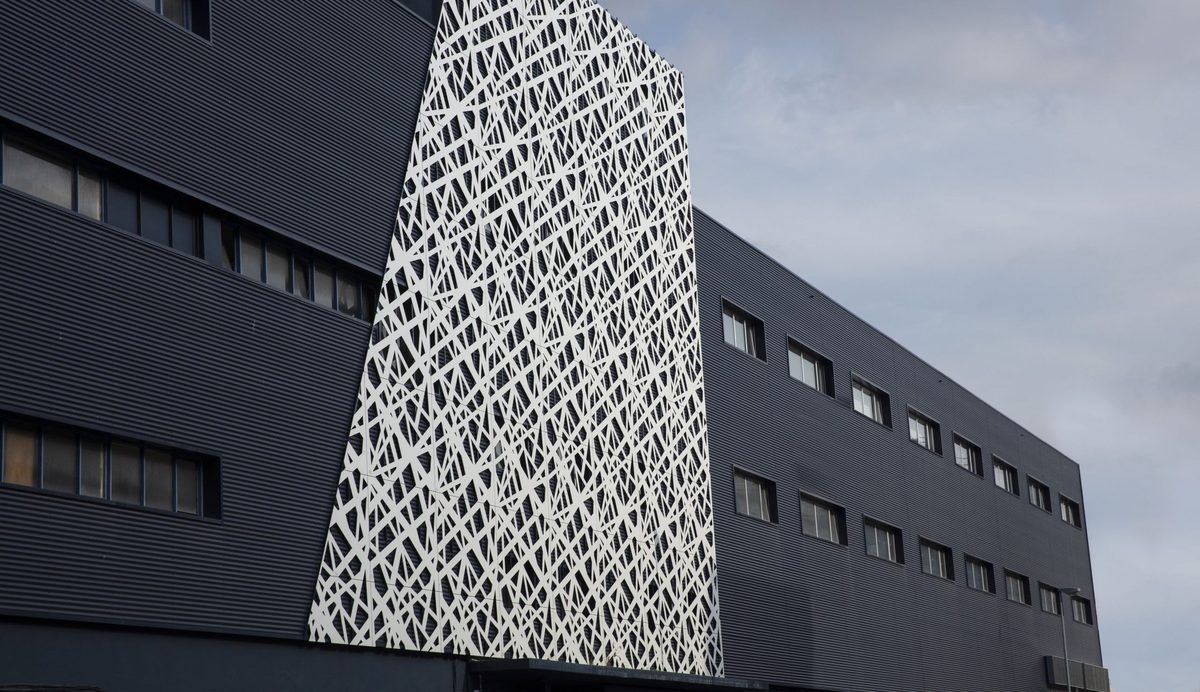
#> input picture vigo.jpg, 1200 x 692 px
$ python og-images.py
#> lines starting #> are read from the running program, lines starting #| are printed output that depends on the picture
# Uso: python tools/og-images.py  (regenera assets/og/*.jpg a partir de logos/ y vigo.jpg)
# Genera las imágenes para compartir (1200x630) en assets/og/: fondo azul marino de la marca, logo del producto y logo de Marexi.
import os, json
from PIL import Image, ImageDraw, ImageFilter
ROOT = os.path.dirname(os.path.dirname(os.path.abspath(__file__)))
OUT = os.path.join(ROOT, 'assets', 'og'); os.makedirs(OUT, exist_ok=True)
W, H = 1200, 630
NAVY = (6, 15, 29); NAVY2 = (12, 36, 62); CYAN = (55, 198, 201); ACCENT = (255, 106, 77)
CARDS = {  # nombre de imagen -> logo del producto (None = solo Marexi)
 'marexi': None, 'pinger': 'pinger', 'anisakischeck': 'anisakischeck', 'scanisakis': 'scanisakis',
 'matrixled': 'matrixled', 'retroled': 'retroled', 'uvpress': 'uvpress', 'aquadef': 'aquadef',
 'tedepad': 'tedepad', 'tunascan': 'tunascan', 'hydrophones': 'hydrophones', 'acoustic-tank': 'acoustic-water-tank',
 'cylinder': 'cylinder', 'usv-victoria': 'usv-victoria', 'dual-use': 'dual-use', 'seasampler': 'seasampler',
 'tclean': 'tclean', 'sfs': 'sfs', 'c-tuna': 'c-tuna', 'bioacoustics': 'bioacoustics',
 'contaminants': 'contaminants', 'shark-bycatch': 'shark-bycatch'}

def fondo():
    im = Image.new('RGB', (W, H), NAVY)
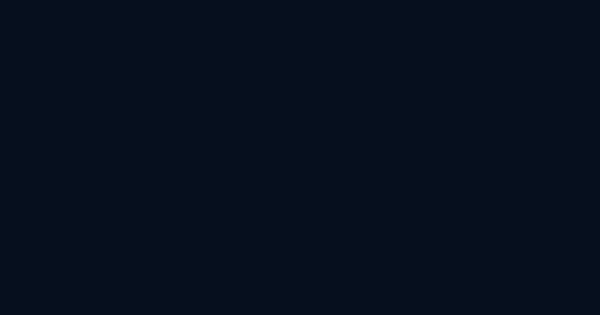
#> im: PIL image 1200x630 RGB (shown at 1/2 size); mean R, G, B 6, 15, 29
    g = Image.new('L', (W, H), 0); d = ImageDraw.Draw(g)
    d.ellipse((W * 0.45, -H * 0.6, W * 1.35, H * 0.9), fill=255)
    g = g.filter(ImageFilter.GaussianBlur(160))
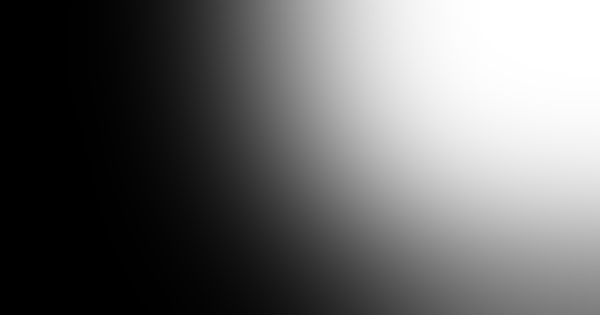
#> g: PIL image 1200x630 L (shown at 1/2 size); min 0, max 255, mean 104.2
    im = Image.composite(Image.new('RGB', (W, H), NAVY2), im, g)
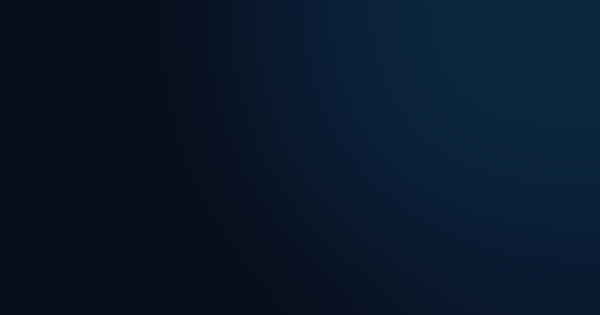
#> im: PIL image 1200x630 RGB (shown at 1/2 size); mean R, G, B 8.4, 23.6, 42.5
    d = ImageDraw.Draw(im)
    d.rectangle((0, H - 10, W, H), fill=CYAN); d.rectangle((0, H - 10, 220, H), fill=ACCENT)
    return im

def pegar(im, path, box_w, box_h, cx, cy):
    lg = Image.open(path).convert('RGBA'); k = min(box_w / lg.width, box_h / lg.height, 2.6)
    lg = lg.resize((int(lg.width * k), int(lg.height * k)), Image.LANCZOS)
    im.paste(lg, (int(cx - lg.width / 2), int(cy - lg.height / 2)), lg)

mx = os.path.join(ROOT, 'logo_marexi_light.png')
for name, logo in CARDS.items():
    im = fondo()
    if logo:
        pegar(im, os.path.join(ROOT, 'logos', logo + '.png'), 860, 300, W / 2, H / 2 - 35)
        pegar(im, mx, 230, 92, W / 2, H - 95)
    else:
        ph = Image.open(os.path.join(ROOT, 'vigo.jpg')).convert('RGB'); k = max(W / ph.width, H / ph.height)
#> further down, ph is the input picture: PIL image 1200x692 RGB; mean R, G, B 104.9, 108.6, 117.1
        ph = ph.resize((int(ph.width * k), int(ph.height * k)), Image.LANCZOS); x = (ph.width - W) // 2; y = (ph.height - H) // 2
        ph = ph.crop((x, y, x + W, y + H)); im = Image.blend(ph, Image.new('RGB', (W, H), NAVY), 0.62)
#> after `ph = ph.crop((x, y, x + W, y + H))`:
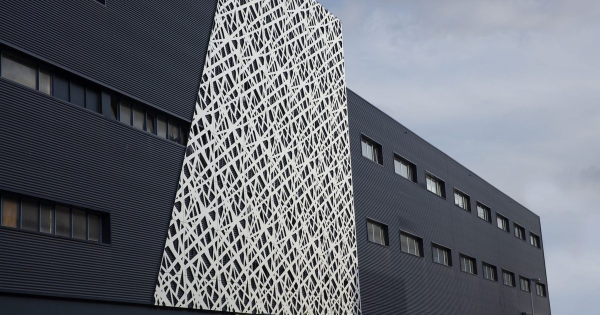
#> ph: PIL image 1200x630 RGB (shown at 1/2 size); mean R, G, B 107.2, 110.8, 119
#> after `im = Image.blend(ph, Image.new('RGB', (W, H), NAVY), 0.62)`:
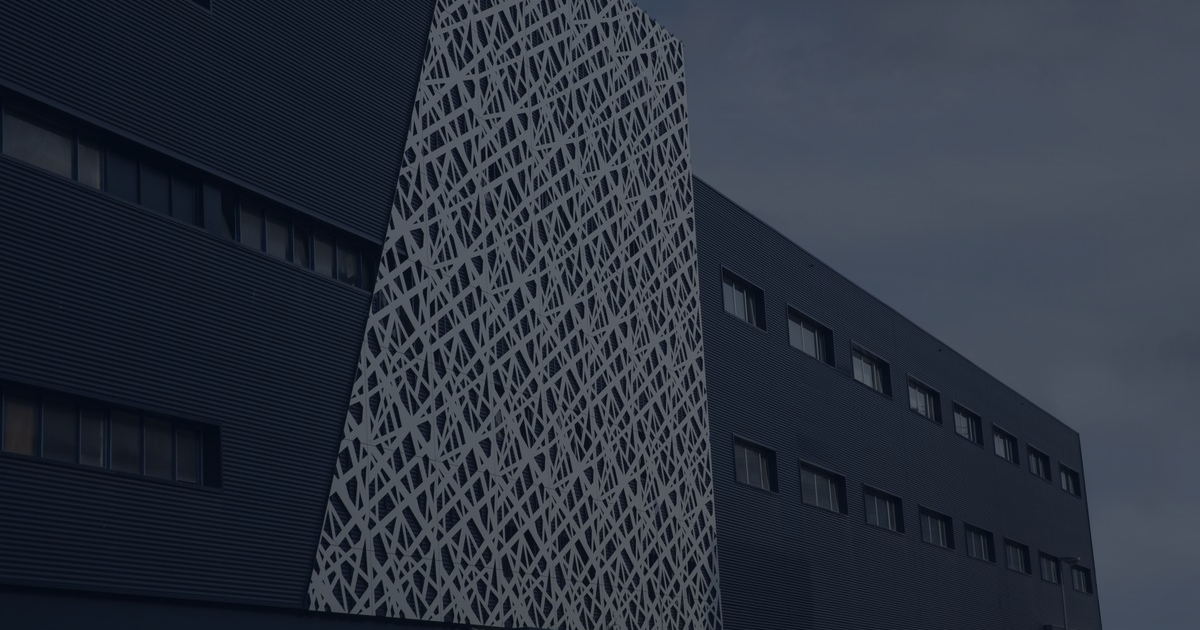
#> im: PIL image 1200x630 RGB; mean R, G, B 44, 50.9, 62.7
        d = ImageDraw.Draw(im); d.rectangle((0, H - 10, W, H), fill=CYAN); d.rectangle((0, H - 10, 220, H), fill=ACCENT)
        pegar(im, mx, 520, 208, W / 2, H / 2 - 5)
#> (the run stopped early here; a loop or call above may not have finished)
